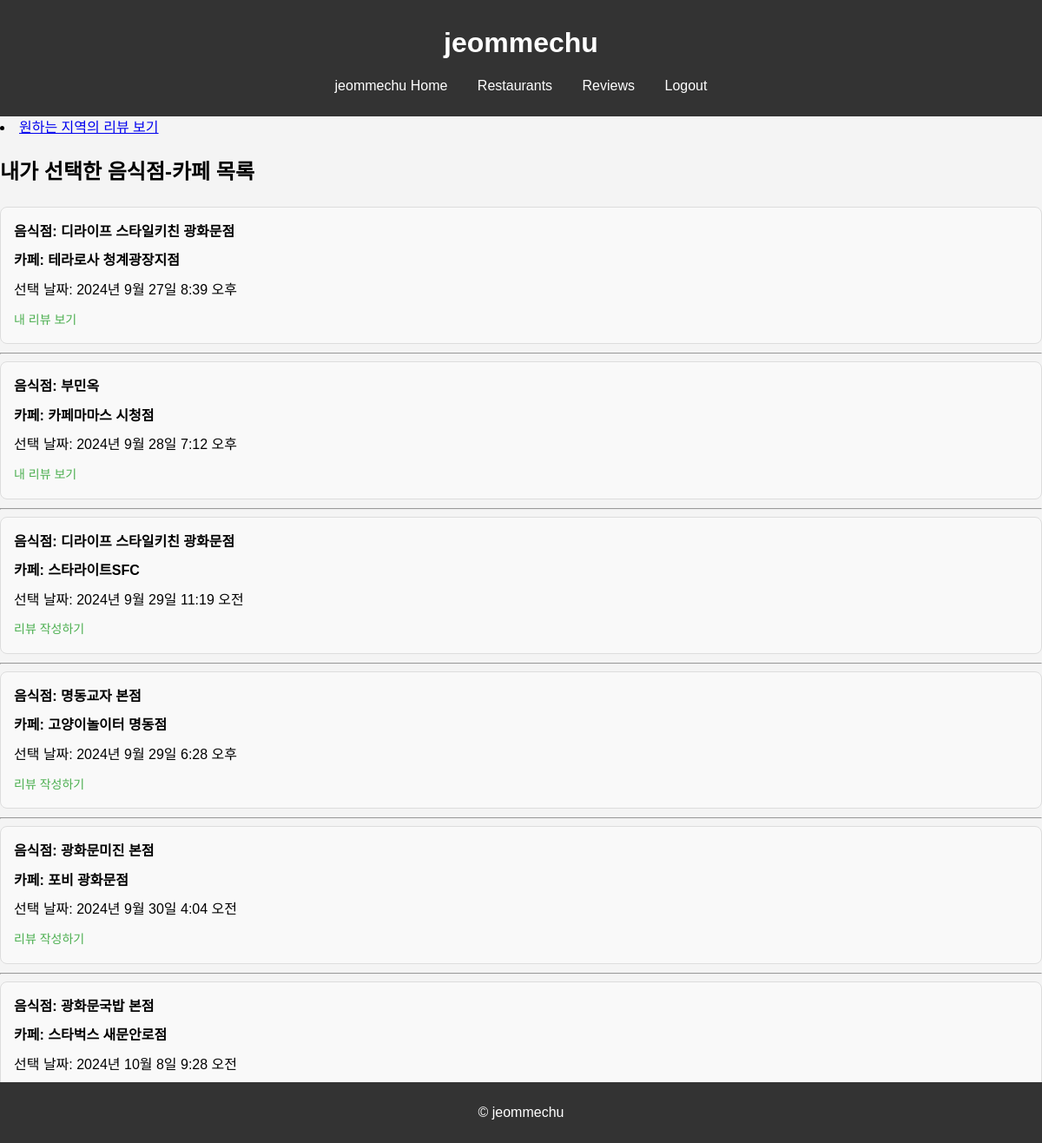
/reviews/main/ (signed in), run on the app's committed database.
### maps/models.py (models this page shows, shortened)
class UserSelection(models.Model):
    user = models.ForeignKey(User, on_delete=models.CASCADE)  # 카카오 로그인한 유저와 연결
    restaurant = models.ForeignKey(Restaurant, on_delete=models.CASCADE)  # 음식점과 연결
    cafe = models.ForeignKey(Cafe, on_delete=models.CASCADE)  # 카페와 연결
    created_at = models.DateTimeField(auto_now_add=True)  # 선택 시간

class Restaurant(models.Model):
    place_name = models.CharField(max_length=255)  # 음식점 이름
    place_url = models.URLField()  # 카카오 지도 URL
    road_address_name = models.CharField(max_length=255)  # 도로명 주소

class Cafe(models.Model):
    place_name = models.CharField(max_length=255)  # 카페 이름
    place_url = models.URLField()  # 카카오 지도 URL
    road_address_name = models.CharField(max_length=255)  # 도로명 주소

### reviews/views.py (the view)
# urls.py: path('main/', ReviewMainPageView.as_view(), name='review_main_page'),
class ReviewMainPageView(APIView):
    def get(self, request):
        if not request.user.is_authenticated:
            return redirect('/accounts/login/?next=/reviews/main/')
        user_selections = UserSelection.objects.filter(user=request.user)
        selections_with_review_info = []
        for selection in user_selections:
            review_exists = (
                RestaurantReview.objects.filter(user=request.user, restaurant=selection.restaurant).exists() and
                CafeReview.objects.filter(user=request.user, cafe=selection.cafe).exists() and
                RestaurantCafeRating.objects.filter(user=request.user, restaurant=selection.restaurant, cafe=selection.cafe).exists()
            )
            selections_with_review_info.append({
                'selection': selection,
                'review_exists': review_exists,  # 리뷰 존재 여부
            })
        return render(request, 'reviews/main.html', {'selections': selections_with_review_info})

### reviews/templates/reviews/main.html (shortened to what this page needs)
{% extends 'base.html' %}
{% block content %}
<div class="review-list">
    <li><a href="{% url 'reviews_nearby' %}">원하는 지역의 리뷰 보기</a></li>
    <h2>내가 선택한 음식점-카페 목록</h2>
    <ul>
        {% for item in selections %}
        <li>
            <strong>음식점: {{ item.selection.restaurant.place_name }}</strong>
            <strong>카페: {{ item.selection.cafe.place_name }}</strong>
            선택 날짜: {{ item.selection.created_at }}
            <br>
            {% if item.review_exists %}
                <a href="{% url 'review_detail' item.selection.restaurant.id item.selection.cafe.id %}">내 리뷰 보기</a>
            {% else %}
                <a href="{% url 'create_all_reviews' item.selection.restaurant.id item.selection.cafe.id %}">리뷰 작성하기</a>
            {% endif %}
        </li>
        <hr>
        {% empty %}
        <li>선택한 음식점과 카페가 없습니다.</li>
        {% endfor %}
    </ul>
</div>
{% endblock %}

### static/css/style.css (style rules this page uses)
body { font-family: Arial, sans-serif; margin: 0; padding: 0; background-color: #f4f4f4; }

### reviews/templates/reviews/main.html (style rules this page uses)
.review-list { font-family: Arial, sans-serif; line-height: 1.6; }
.review-list h2 { margin-bottom: 20px; }
.review-list ul { padding: 0; list-style-type: none; }
.review-list ul li { background-color: #f9f9f9; border: 1px solid #ddd; padding: 15px; margin-bottom: 10px; border-radius: 8px; transition: background-color 0.3s ease; }
.review-list ul li strong { font-size: 16px; display: block; margin-bottom: 8px; }
.review-list ul li a { color: #4CAF50; text-decoration: none; font-size: 14px; display: inline-block; margin-top: 10px; transition: color 0.3s ease; }

### data on the page
UserSelection: selection.restaurant.place_name "디라이프 스타일키친 광화문점", selection.cafe.place_name "테라로사 청계광장지점", selection.created_at "2024년 9월 27일 8:39 오후", shows "내 리뷰 보기"
UserSelection: selection.restaurant.place_name "부민옥", selection.cafe.place_name "카페마마스 시청점", selection.created_at "2024년 9월 28일 7:12 오후", shows "내 리뷰 보기"
UserSelection: selection.restaurant.place_name "디라이프 스타일키친 광화문점", selection.cafe.place_name "스타라이트SFC", selection.created_at "2024년 9월 29일 11:19 오전", shows "리뷰 작성하기"
UserSelection: selection.restaurant.place_name "명동교자 본점", selection.cafe.place_name "고양이놀이터 명동점", selection.created_at "2024년 9월 29일 6:28 오후", shows "리뷰 작성하기"
UserSelection: selection.restaurant.place_name "광화문미진 본점", selection.cafe.place_name "포비 광화문점", selection.created_at "2024년 9월 30일 4:04 오전", shows "리뷰 작성하기"
UserSelection: selection.restaurant.place_name "광화문국밥 본점", selection.cafe.place_name "스타벅스 새문안로점", selection.created_at "2024년 10월 8일 9:28 오전"
